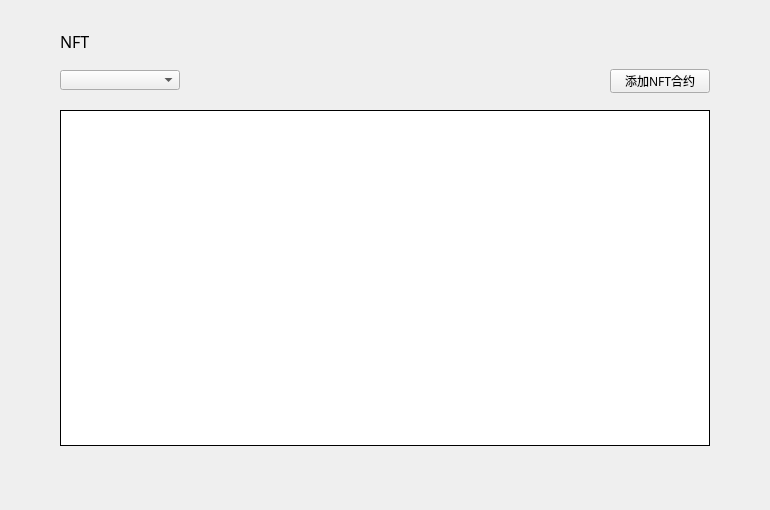
<?xml version="1.0" encoding="UTF-8"?>
<ui version="4.0">
 <class>NftTokenPage</class>
 <widget class="QWidget" name="NftTokenPage">
  <property name="geometry">
   <rect>
    <x>0</x>
    <y>0</y>
    <width>770</width>
    <height>510</height>
   </rect>
  </property>
  <property name="windowTitle">
   <string>Form</string>
  </property>
  <widget class="QComboBox" name="accountComboBox">
   <property name="geometry">
    <rect>
     <x>60</x>
     <y>70</y>
     <width>120</width>
     <height>20</height>
    </rect>
   </property>
   <property name="font">
    <font>
     <family>微软雅黑</family>
     <weight>50</weight>
     <bold>false</bold>
    </font>
   </property>
   <property name="focusPolicy">
    <enum>Qt::NoFocus</enum>
   </property>
   <property name="styleSheet">
    <string notr="true"/>
   </property>
  </widget>
  <widget class="QLabel" name="title_label">
   <property name="geometry">
    <rect>
     <x>60</x>
     <y>28</y>
     <width>200</width>
     <height>26</height>
    </rect>
   </property>
   <property name="font">
    <font>
     <family>微软雅黑</family>
     <pointsize>12</pointsize>
     <weight>50</weight>
     <italic>false</italic>
     <bold>false</bold>
    </font>
   </property>
   <property name="styleSheet">
    <string notr="true"/>
   </property>
   <property name="text">
    <string>NFT</string>
   </property>
  </widget>
  <widget class="QTableWidget" name="tokenTableWidget">
   <property name="geometry">
    <rect>
     <x>60</x>
     <y>110</y>
     <width>650</width>
     <height>336</height>
    </rect>
   </property>
   <property name="cursor" stdset="0">
    <cursorShape>PointingHandCursor</cursorShape>
   </property>
   <property name="layoutDirection">
    <enum>Qt::LeftToRight</enum>
   </property>
   <property name="styleSheet">
    <string notr="true"/>
   </property>
   <property name="frameShape">
    <enum>QFrame::Box</enum>
   </property>
   <property name="frameShadow">
    <enum>QFrame::Plain</enum>
   </property>
   <property name="verticalScrollBarPolicy">
    <enum>Qt::ScrollBarAsNeeded</enum>
   </property>
   <property name="horizontalScrollBarPolicy">
    <enum>Qt::ScrollBarAlwaysOff</enum>
   </property>
   <property name="autoScroll">
    <bool>true</bool>
   </property>
   <property name="editTriggers">
    <set>QAbstractItemView::NoEditTriggers</set>
   </property>
   <property name="selectionMode">
    <enum>QAbstractItemView::NoSelection</enum>
   </property>
   <property name="iconSize">
    <size>
     <width>19</width>
     <height>12</height>
    </size>
   </property>
   <property name="showGrid">
    <bool>true</bool>
   </property>
   <property name="gridStyle">
    <enum>Qt::SolidLine</enum>
   </property>
   <attribute name="horizontalHeaderVisible">
    <bool>false</bool>
   </attribute>
   <attribute name="horizontalHeaderCascadingSectionResizes">
    <bool>false</bool>
   </attribute>
   <attribute name="horizontalHeaderHighlightSections">
    <bool>false</bool>
   </attribute>
   <attribute name="verticalHeaderVisible">
    <bool>false</bool>
   </attribute>
   <attribute name="verticalHeaderHighlightSections">
    <bool>false</bool>
   </attribute>
   <column>
    <property name="text">
     <string>名称</string>
    </property>
    <property name="font">
     <font>
      <family>微软雅黑</family>
     </font>
    </property>
    <property name="textAlignment">
     <set>AlignCenter</set>
    </property>
   </column>
   <column>
    <property name="text">
     <string>合约地址</string>
    </property>
    <property name="font">
     <font>
      <family>微软雅黑</family>
     </font>
    </property>
    <property name="textAlignment">
     <set>AlignCenter</set>
    </property>
   </column>
   <column>
    <property name="text">
     <string>代币ID</string>
    </property>
    <property name="textAlignment">
     <set>AlignCenter</set>
    </property>
   </column>
   <column>
    <property name="text">
     <string>TokenURI</string>
    </property>
    <property name="textAlignment">
     <set>AlignCenter</set>
    </property>
   </column>
   <column>
    <property name="text">
     <string/>
    </property>
   </column>
  </widget>
  <widget class="QToolButton" name="addNftBtn">
   <property name="geometry">
    <rect>
     <x>610</x>
     <y>69</y>
     <width>100</width>
     <height>24</height>
    </rect>
   </property>
   <property name="font">
    <font>
     <family>微软雅黑</family>
     <weight>50</weight>
     <italic>false</italic>
     <bold>false</bold>
    </font>
   </property>
   <property name="cursor">
    <cursorShape>PointingHandCursor</cursorShape>
   </property>
   <property name="focusPolicy">
    <enum>Qt::NoFocus</enum>
   </property>
   <property name="styleSheet">
    <string notr="true"/>
   </property>
   <property name="text">
    <string>添加NFT合约</string>
   </property>
  </widget>
 </widget>
 <resources/>
 <connections/>
</ui>
